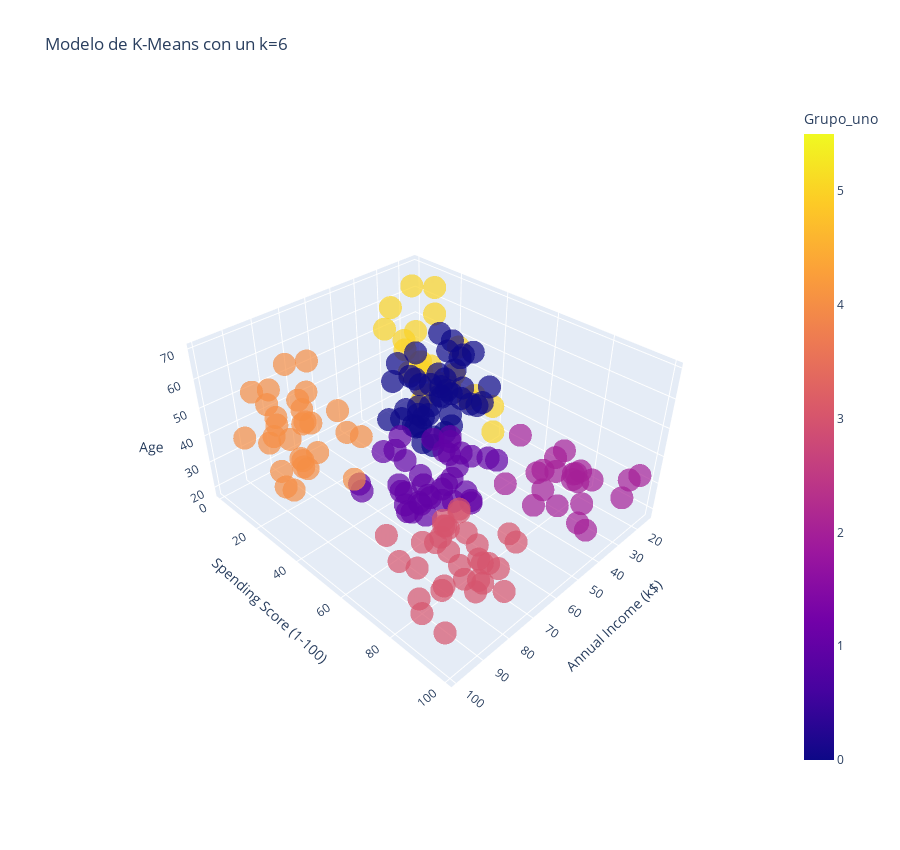

Notebook code for this chart:
### Code cell
# Crear un modelo 3D de los datos agrupados

Grafica_3D = px.scatter_3d(Datos_uno, x='Annual Income (k$)', y='Spending Score (1-100)', z='Age', color='Grupo_uno', symbol='Grupo_uno', symbol_map={0: 'circle', 1: 'circle', 2: 'circle', 3: 'circle', 4: 'circle', 5: 'circle', 6: 'circle'}, opacity=0.7, width=900, height=850, title=f'Modelo de K-Means con un k={6}', labels={'label': 'Cluster'}, color_discrete_map={})
Grafica_3D.update_layout(showlegend=False)

### Figure 1 — Plotly figure (JSON) as saved in the notebook; plotly's stock layout.template omitted (floating-point values rounded to 4 significant figures)
{"data": [{"hovertemplate": "Grupo_uno=%{marker.color}<br>Annual Income (k$)=%{x}<br>Spending Score (1-100)=%{y}<br>Age=%{z}<extra></extra>", "legendgroup": "5", "marker": {"color": [5, 5, 5, 5, 5, 5, 5, 5, 5, 5, 5, 5, 5, 5, 5, 5, 5, 5, 5, 5, 5, 5], "coloraxis": "coloraxis", "opacity": 0.7, "symbol": "circle"}, "mode": "markers", "name": "5", "scene": "scene", "showlegend": true, "type": "scatter3d", "x": [15, 16, 17, 18, 19, 19, 20, 20, 21, 23, 24, 25, 28, 28, 29, 30, 33, 33, 34, 37, 39, 39], "y": [39, 6, 40, 6, 3, 14, 15, 13, 35, 29, 35, 5, 14, 32, 31, 4, 4, 14, 17, 26, 36, 28], "z": [19, 20, 31, 35, 64, 67, 58, 37, 35, 52, 35, 46, 54, 45, 40, 60, 53, 49, 42, 36, 48, 49]}, {"hovertemplate": "Grupo_uno=%{marker.color}<br>Annual Income (k$)=%{x}<br>Spending Score (1-100)=%{y}<br>Age=%{z}<extra></extra>", "legendgroup": "2", "marker": {"color": [2, 2, 2, 2, 2, 2, 2, 2, 2, 2, 2, 2, 2, 2, 2, 2, 2, 2, 2, 2, 2, 2], "coloraxis": "coloraxis", "opacity": 0.7, "symbol": "circle"}, "mode": "markers", "name": "2", "scene": "scene", "showlegend": true, "type": "scatter3d", "x": [15, 16, 17, 18, 19, 19, 20, 20, 21, 23, 24, 25, 28, 28, 29, 30, 33, 33, 34, 37, 38, 39], "y": [81, 77, 76, 94, 72, 99, 77, 79, 66, 98, 73, 73, 82, 61, 87, 73, 92, 81, 73, 75, 92, 65], "z": [21, 23, 22, 23, 30, 35, 24, 22, 20, 35, 25, 31, 29, 35, 23, 21, 18, 21, 30, 20, 24, 24]}, {"hovertemplate": "Grupo_uno=%{marker.color}<br>Annual Income (k$)=%{x}<br>Spending Score (1-100)=%{y}<br>Age=%{z}<extra></extra>", "legendgroup": "0", "marker": {"color": [0, 0, 0, 0, 0, 0, 0, 0, 0, 0, 0, 0, 0, 0, 0, 0, 0, 0, 0, 0, 0, 0, 0, 0, 0, 0, 0, 0, 0, 0, 0, 0, 0, 0, 0, 0, 0, 0, 0, 0, 0, 0, 0, 0], "coloraxis": "coloraxis", "opacity": 0.7, "symbol": "circle"}, "mode": "markers", "name": "0", "scene": "scene", "showlegend": true, "type": "scatter3d", "x": [38, 40, 42, 43, 43, 43, 44, 44, 46, 46, 47, 47, 48, 48, 48, 49, 49, 50, 50, 54, 54, 54, 54, 54, 54, 54, 57, 58, 59, 60, 60, 61, 62, 62, 62, 63, 63, 63, 63, 63, 65, 65, 67, 67], "y": [35, 55, 52, 60, 45, 41, 50, 46, 46, 56, 52, 59, 51, 50, 48, 55, 42, 49, 56, 47, 53, 42, 51, 41, 44, 46, 58, 46, 55, 49, 47, 42, 48, 59, 56, 50, 46, 43, 48, 52, 43, 59, 43, 57], "z": [65, 50, 49, 59, 50, 47, 51, 69, 53, 70, 67, 54, 63, 43, 68, 70, 47, 60, 60, 59, 45, 49, 57, 67, 46, 48, 55, 50, 68, 48, 47, 48, 49, 67, 49, 66, 54, 68, 66, 65, 63, 49, 51, 50]}, {"hovertemplate": "Grupo_uno=%{marker.color}<br>Annual Income (k$)=%{x}<br>Spending Score (1-100)=%{y}<br>Age=%{z}<extra></extra>", "legendgroup": "1", "marker": {"color": [1, 1, 1, 1, 1, 1, 1, 1, 1, 1, 1, 1, 1, 1, 1, 1, 1, 1, 1, 1, 1, 1, 1, 1, 1, 1, 1, 1, 1, 1, 1, 1, 1, 1, 1, 1, 1], "coloraxis": "coloraxis", "opacity": 0.7, "symbol": "circle"}, "mode": "markers", "name": "1", "scene": "scene", "showlegend": true, "type": "scatter3d", "x": [39, 40, 40, 40, 42, 43, 46, 46, 48, 48, 48, 54, 54, 54, 54, 54, 57, 58, 59, 60, 60, 60, 60, 61, 62, 62, 62, 63, 64, 64, 65, 65, 67, 67, 69, 72, 76], "y": [61, 47, 42, 42, 60, 54, 51, 55, 59, 59, 47, 54, 48, 52, 55, 57, 55, 60, 41, 40, 42, 52, 50, 49, 41, 55, 42, 54, 42, 46, 48, 50, 56, 40, 58, 34, 40], "z": [31, 27, 29, 31, 33, 31, 27, 19, 18, 19, 32, 26, 40, 23, 38, 21, 22, 34, 18, 40, 32, 24, 27, 20, 23, 26, 21, 19, 38, 19, 18, 19, 27, 38, 40, 25, 28]}, {"hovertemplate": "Grupo_uno=%{marker.color}<br>Annual Income (k$)=%{x}<br>Spending Score (1-100)=%{y}<br>Age=%{z}<extra></extra>", "legendgroup": "3", "marker": {"color": [3, 3, 3, 3, 3, 3, 3, 3, 3, 3, 3, 3, 3, 3, 3, 3, 3, 3, 3, 3, 3, 3, 3, 3, 3, 3, 3, 3, 3, 3, 3, 3], "coloraxis": "coloraxis", "opacity": 0.7, "symbol": "circle"}, "mode": "markers", "name": "3", "scene": "scene", "showlegend": true, "type": "scatter3d", "x": [69, 70, 71, 71, 71, 72, 73, 73, 74, 75, 76, 77, 77, 78, 78, 78, 78, 78, 78, 79, 81, 85, 86, 87, 87, 87, 88, 88, 93, 97, 98, 99], "y": [91, 77, 95, 75, 75, 71, 88, 73, 72, 93, 87, 97, 74, 90, 88, 76, 89, 78, 73, 83, 93, 75, 95, 63, 75, 92, 86, 69, 90, 86, 88, 97], "z": [39, 31, 40, 38, 39, 31, 29, 32, 35, 32, 32, 28, 32, 34, 39, 38, 27, 30, 30, 29, 31, 36, 33, 32, 28, 36, 30, 27, 35, 32, 29, 30]}, {"hovertemplate": "Grupo_uno=%{marker.color}<br>Annual Income (k$)=%{x}<br>Spending Score (1-100)=%{y}<br>Age=%{z}<extra></extra>", "legendgroup": "4", "marker": {"color": [4, 4, 4, 4, 4, 4, 4, 4, 4, 4, 4, 4, 4, 4, 4, 4, 4, 4, 4, 4, 4, 4, 4, 4, 4, 4, 4, 4, 4], "coloraxis": "coloraxis", "opacity": 0.7, "symbol": "circle"}, "mode": "markers", "name": "4", "scene": "scene", "showlegend": true, "type": "scatter3d", "x": [70, 71, 71, 71, 73, 73, 74, 75, 77, 77, 78, 78, 78, 78, 78, 78, 79, 81, 85, 86, 87, 87, 87, 88, 88, 93, 97, 98, 99], "y": [29, 35, 11, 9, 5, 7, 10, 5, 12, 36, 22, 17, 20, 16, 1, 1, 35, 5, 26, 20, 27, 13, 10, 13, 15, 14, 32, 15, 39], "z": [23, 43, 59, 47, 20, 44, 19, 57, 25, 48, 34, 43, 44, 47, 37, 34, 56, 19, 50, 42, 36, 40, 36, 52, 58, 59, 37, 46, 41]}], "layout": {"coloraxis": {"colorbar": {"title": {"text": "Grupo_uno"}}, "colorscale": [[0, "#0d0887"], [0.1111, "#46039f"], [0.2222, "#7201a8"], [0.3333, "#9c179e"], [0.4444, "#bd3786"], [0.5556, "#d8576b"], [0.6667, "#ed7953"], [0.7778, "#fb9f3a"], [0.8889, "#fdca26"], [1, "#f0f921"]]}, "height": 850, "legend": {"title": {"text": "Grupo_uno"}, "tracegroupgap": 0}, "scene": {"aspectmode": "auto", "aspectratio": {"x": 1.115, "y": 1.3, "z": 0.69}, "camera": {"center": {"x": 0, "y": 0, "z": 0}, "eye": {"x": 1.721, "y": 1.721, "z": 1.721}, "projection": {"type": "perspective"}, "up": {"x": 0, "y": 0, "z": 1}}, "domain": {"x": [0, 1], "y": [0, 1]}, "xaxis": {"title": {"text": "Annual Income (k$)"}, "type": "linear"}, "yaxis": {"title": {"text": "Spending Score (1-100)"}, "type": "linear"}, "zaxis": {"title": {"text": "Age"}, "type": "linear"}}, "showlegend": false, "title": {"text": "Modelo de K-Means con un k=6"}, "width": 900}}
